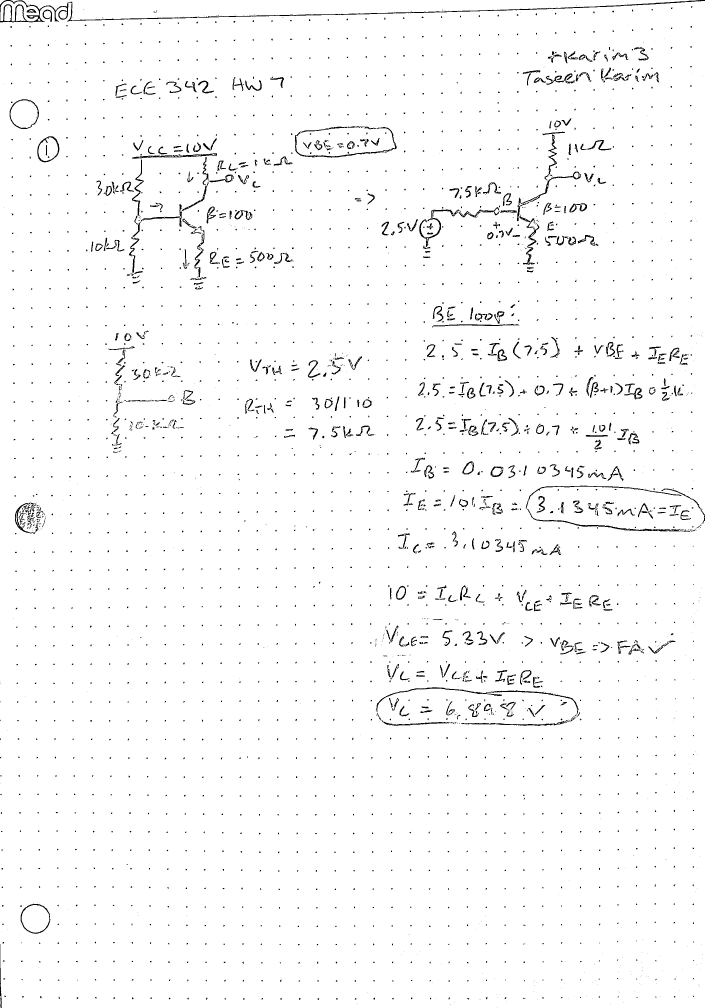
#> input picture python/scanned29.jpg, 2113 x 3024 px, given in place of image.jpg, which was not available (shown at 1/3 size)
$ jupyter execute --allow-errors Document_ScannerRevised.ipynb
#> lines starting #> are read from the running program, lines starting #| are printed output that depends on the picture; after the words box and inside, x2 and y2 are one past the last pixel; in counts of white or black regions, pixels touching at a corner belong together; pictures that were not available may be replaced by others from this repository, and a replacement may not be noted
[cell 1]
import cv2
import imutils
from skimage.filters import threshold_local
import matplotlib.pyplot as plt
import numpy as np
from PIL import Image

[cell 2]
# [60 lines left out: functions order_points, four_point_transform, not called in this run]

[cell 3]
# [17 lines left out: functions gaussian_kernel, gaussian_blur, not called in this run]

[cell 4]
# [16 lines left out: function sobel_filter, not called in this run]

[cell 5]
# [10 lines left out: function edge_tracking, not called in this run]

[cell 6]
# [74 lines left out: function canny_edge_detector, not called in this run]

[cell 7]
# read the image
img_path = 'image.jpg'
img = cv2.imread(img_path)
#> img is the input picture: shape (3024, 2113, 3); min 0, max 255, mean 249.2


# resize and create a copy of the image
ratio = img.shape[0]/500.0
#> ratio = 6.05
copy = img.copy()
image = imutils.resize(img, height = 500)
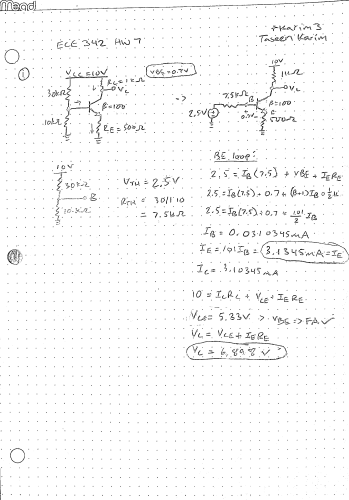
#> image: shape (500, 349, 3); min 20, max 255, mean 249.2

#gray scale the image, use gaussian blur to erase noise and apply canny edge detection filter
edges = cv2.Canny(image,75,200)
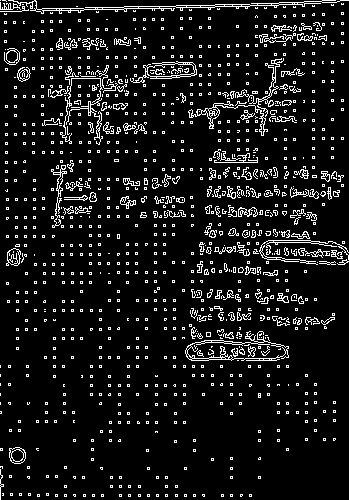
#> edges: shape (500, 349); 9.1% white in thin lines or dots
edges_u8 = edges.astype(np.uint8)

# find all image contours and take 5 largest contours.
# find the contour with four sides and mark it with circles.
cnts, hierarchy = cv2.findContours(edges_u8.copy(),cv2.RETR_LIST,cv2.CHAIN_APPROX_SIMPLE)
#> cnts = 2252 contours, 2117 with area under 20; largest, box (x1, y1, x2, y2) and area: (185, 331, 289, 361) 1681, (187, 341, 289, 360) 1354, (130, 61, 197, 83) 696, (8, 0, 349, 14) 559, (147, 63, 195, 77) 487
cnts = sorted(cnts,key=cv2.contourArea,reverse=True)[:5]
#> cnts = 5 contours; box (x1, y1, x2, y2) and area: (185, 331, 289, 361) 1681, (187, 341, 289, 360) 1354, (130, 61, 197, 83) 696, (8, 0, 349, 14) 559, (147, 63, 195, 77) 487

doc = None
for c in cnts:
    peri = cv2.arcLength(c,True)
    approx = cv2.approxPolyDP(c,0.02*peri,True)
    if len(approx) == 4:
        doc = approx
        break
#> this loop made 5 passes
#> peri on passes 1, 2, 3, 5: 436.6, 351.5, 251.8, 121.1
#> (peri, approx) on pass 4: (941.4, [[8, 0], [348, 0]])

if doc is not None:
    # warp the image such that there is a scanned, overhead look of the document
    warp = four_point_transform(copy, doc.reshape(4, 2) * ratio)
    warp = cv2.cvtColor(warp, cv2.COLOR_BGR2GRAY)

    # threshold image and save image
    T = threshold_local(warp, 11, offset=10, method="gaussian")
    warp = (warp > T).astype("uint8") * 255
    # plt.imshow(imutils.resize(warp), 'gray')
    plt.imshow(warp, 'gray')
    plt.show()
else:
    print("No contour with four sides was found.")

#> (the rest of this cell did not finish here and is left out)

[cell 8]
imaage = Image.open('./scanned29.jpg')
crop = (500, 2100, 1200, 3500)
cropped = imaage.crop(crop)
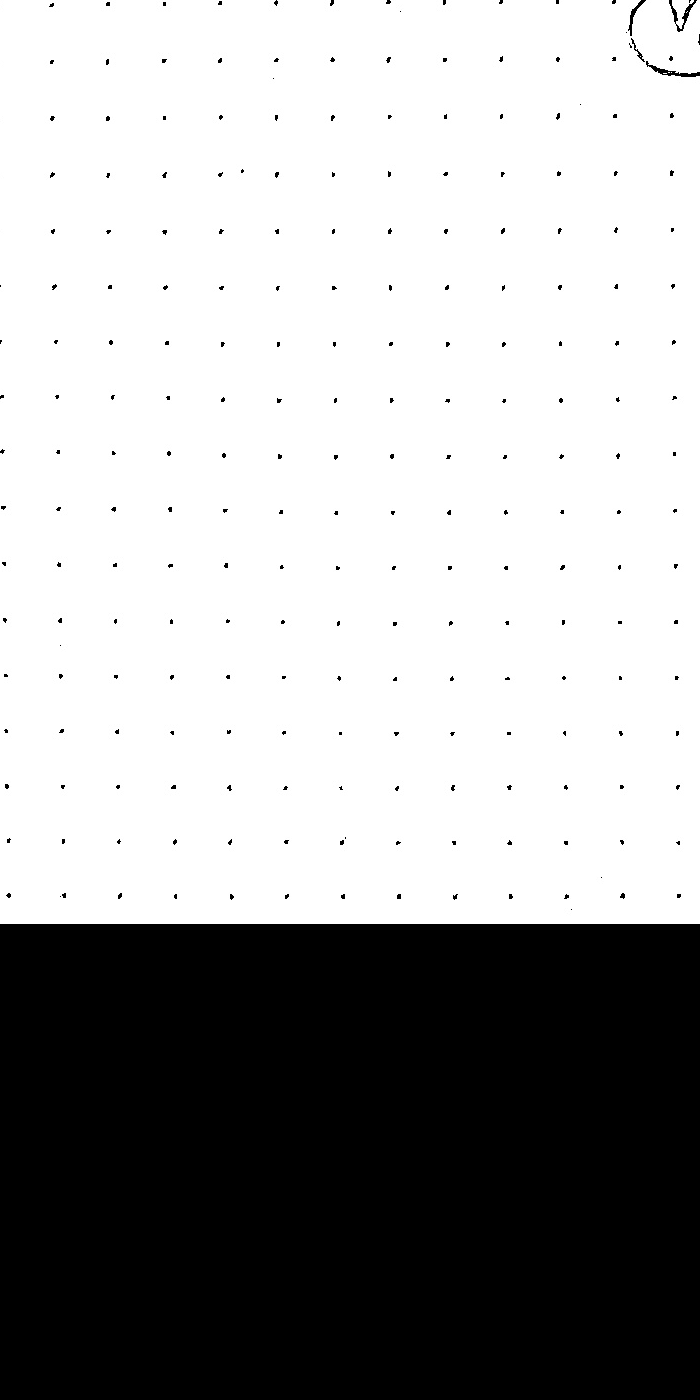
#> cropped: PIL image 700x1400 L; min 0, max 255, mean 167.3
plt.imshow(cropped, 'gray')
plt.show
